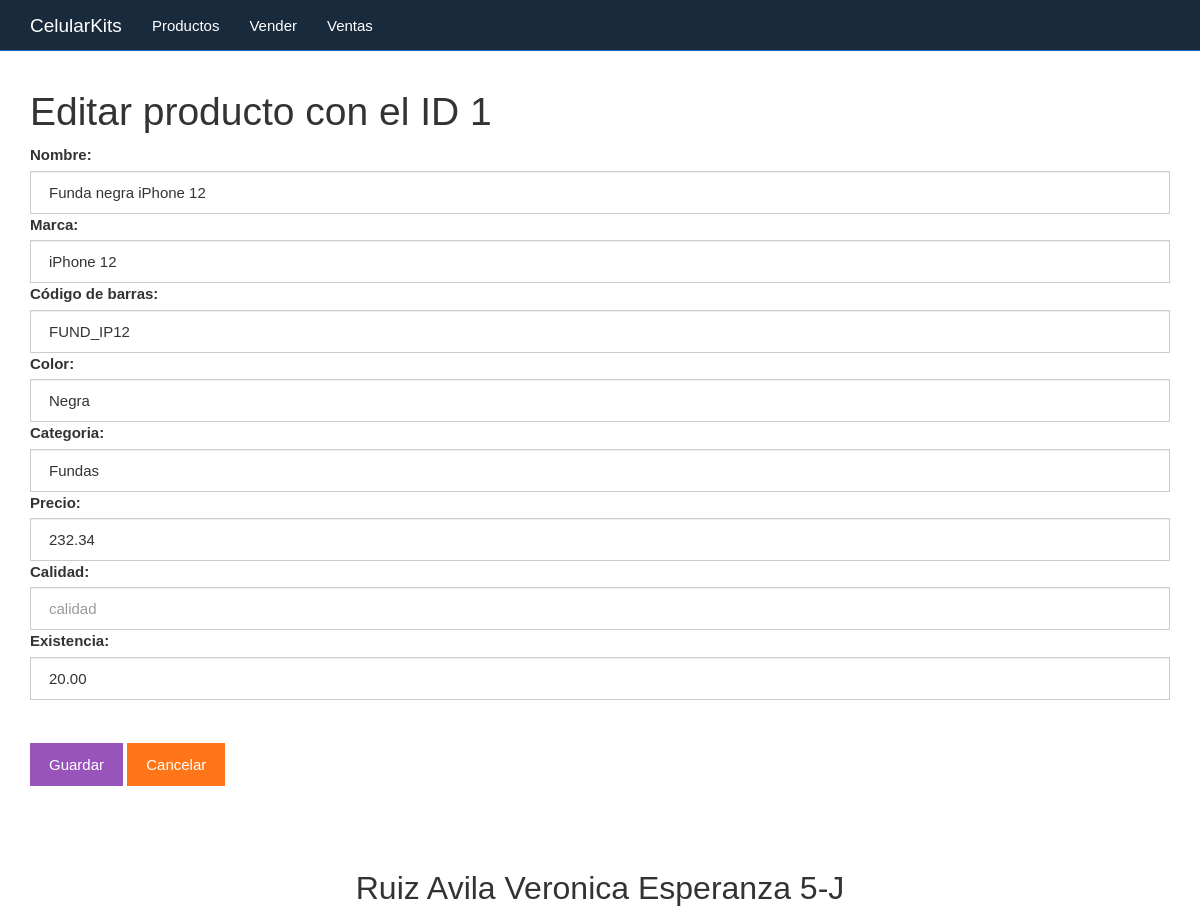
Screenshot of /editar.php?id=1 with the database file from the repository.
### tables this page shows
CREATE TABLE `productos` (
  `id` bigint(20) UNSIGNED NOT NULL,
  `nombre` varchar(50) NOT NULL,
  `marca` varchar(50) NOT NULL,
  `codigo` varchar(255) NOT NULL,
  `color` varchar(50) NOT NULL,
  `categoria` varchar(255) NOT NULL,
  `precio` decimal(10,2) NOT NULL,
  `calidad` varchar(50) NOT NULL,
  `existencia` decimal(5,2) NOT NULL
);

### editar.php (the view, shortened to what this page needs)
<?php
$id = $_GET["id"];
include_once "base_de_datos.php";
$sentencia = $base_de_datos->prepare("SELECT * FROM productos WHERE id = ?;");
$sentencia->execute([$id]);
$producto = $sentencia->fetch(PDO::FETCH_OBJ);
?>
<?php include_once "encabezado.php" ?>
	<div class="col-xs-12">
		<h1>Editar producto con el ID <?php echo $producto->id; ?></h1>
		<form method="post" action="guardarDatosEditados.php">
			<label for="nombre">Nombre:</label>
			<input value="<?php echo $producto->nombre ?>" class="form-control" name="nombre" required type="text" id="nombre" placeholder="Nombre">
			<label for="marca">Marca:</label>
			<input value="<?php echo $producto->marca ?>" class="form-control" name="marca" required type="text" id="marca" placeholder="Escribe la marca">
			<label for="codigo">Código de barras:</label>
			<input value="<?php echo $producto->codigo ?>" class="form-control" name="codigo" required type="text" id="codigo" placeholder="Escribe el código">
			<label for="color">Color:</label>
			<input value="<?php echo $producto->color ?>" class="form-control" name="color" required type="text" id="color" placeholder="Escribe el color">
			<label for="categoria">Categoria:</label>
			<input value="<?php echo $producto->categoria ?>" class="form-control" name="categoria" required type="text" id="categoria" placeholder="Categoria">
			<label for="precio">Precio:</label>
			<input value="<?php echo $producto->precio ?>" class="form-control" name="precio" required type="text" id="precio" placeholder="Precio">
			<label for="precio">Calidad:</label>
			<input value="<?php echo $producto->calidad ?>" class="form-control" name="calidad" required type="text" id="calidad" placeholder="calidad">
			<label for="existencia">Existencia:</label>
			<input value="<?php echo $producto->existencia ?>" class="form-control" name="existencia" required type="number" id="existencia" placeholder="Cantidad o existencia">
			<br><br><input class="btn btn-info" type="submit" value="Guardar">
			<a class="btn btn-warning" href="./listar.php">Cancelar</a>
		</form>
	</div>
<?php include_once "pie.php" ?>

### css/estilo.css (style rules this page uses)
body { padding-top: 70px; }

### rows the page displays
productos: id "1", nombre "Funda negra iPhone 12", marca "iPhone 12", codigo "FUND_IP12", color "Negra", categoria "Fundas", precio "232.34", existencia "20.00"
